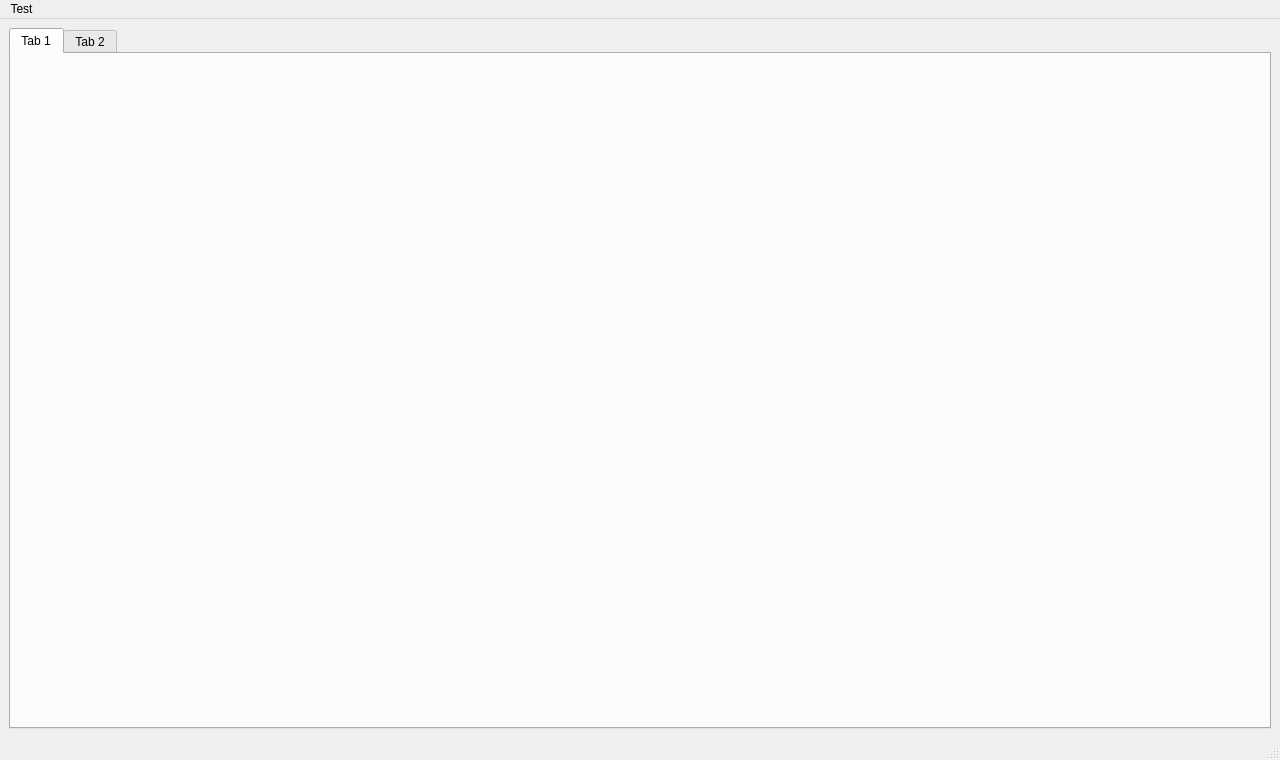
<?xml version="1.0" encoding="UTF-8"?>
<ui version="4.0">
 <class>MainWindow</class>
 <widget class="QMainWindow" name="MainWindow">
  <property name="geometry">
   <rect>
    <x>0</x>
    <y>0</y>
    <width>1280</width>
    <height>760</height>
   </rect>
  </property>
  <property name="sizePolicy">
   <sizepolicy hsizetype="Fixed" vsizetype="Fixed">
    <horstretch>0</horstretch>
    <verstretch>0</verstretch>
   </sizepolicy>
  </property>
  <property name="minimumSize">
   <size>
    <width>1280</width>
    <height>760</height>
   </size>
  </property>
  <property name="maximumSize">
   <size>
    <width>1280</width>
    <height>760</height>
   </size>
  </property>
  <property name="windowTitle">
   <string>MainWindow</string>
  </property>
  <widget class="QWidget" name="centralwidget">
   <layout class="QGridLayout" name="gridLayout_3">
    <item row="0" column="0">
     <widget class="QTabWidget" name="tabWidget">
      <property name="sizePolicy">
       <sizepolicy hsizetype="Expanding" vsizetype="Expanding">
        <horstretch>0</horstretch>
        <verstretch>0</verstretch>
       </sizepolicy>
      </property>
      <property name="currentIndex">
       <number>0</number>
      </property>
      <widget class="QWidget" name="tab">
       <attribute name="title">
        <string>Tab 1</string>
       </attribute>
      </widget>
      <widget class="QWidget" name="tab_2">
       <attribute name="title">
        <string>Tab 2</string>
       </attribute>
      </widget>
     </widget>
    </item>
   </layout>
  </widget>
  <widget class="QMenuBar" name="menubar">
   <property name="geometry">
    <rect>
     <x>0</x>
     <y>0</y>
     <width>1280</width>
     <height>26</height>
    </rect>
   </property>
   <widget class="QMenu" name="menuTest">
    <property name="title">
     <string>Test</string>
    </property>
   </widget>
   <addaction name="menuTest"/>
  </widget>
  <widget class="QStatusBar" name="statusbar"/>
 </widget>
 <resources/>
 <connections/>
</ui>
